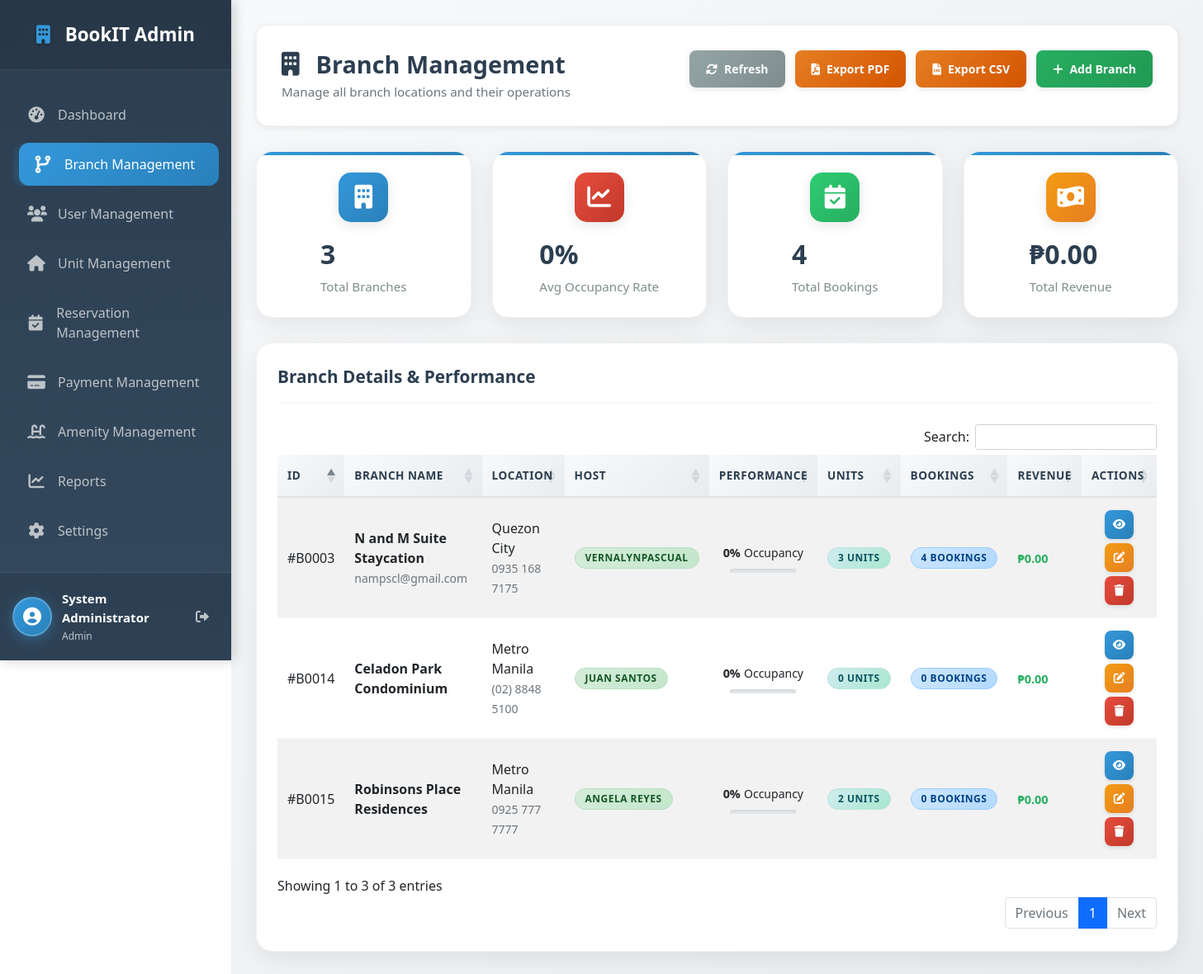
/admin/manage_branch.php (signed in), run on the app's committed database.
### tables this page shows
CREATE TABLE IF NOT EXISTS `users` (
  `user_id` int NOT NULL AUTO_INCREMENT,
  `full_name` varchar(100) NOT NULL,
  `email` varchar(100) NOT NULL,
  `password` varchar(255) NOT NULL,
  `phone` varchar(20) DEFAULT NULL,
  `role` enum('admin','host','renter') NOT NULL,
  `branch_id` int DEFAULT NULL,
  `is_active` tinyint(1) DEFAULT '1',
  `created_at` timestamp NULL DEFAULT CURRENT_TIMESTAMP,
  `last_login` datetime DEFAULT NULL,
  `updated_at` timestamp NULL DEFAULT CURRENT_TIMESTAMP ON UPDATE CURRENT_TIMESTAMP,
  `address` text,
  `profile_picture` varchar(255) DEFAULT NULL,
  `login_method` varchar(20) DEFAULT 'email',
  `condo_name` varchar(255) DEFAULT NULL,
  `branch_name` varchar(255) DEFAULT NULL,
  `condo_address` text,
  `social_media` varchar(500) DEFAULT NULL,
  `valid_id1` varchar(500) DEFAULT NULL,
  `valid_id2` varchar(500) DEFAULT NULL,
  `status` enum('pending','approved','rejected') DEFAULT 'pending',
  `reset_token` varchar(255) DEFAULT NULL,
  `token_expiry` datetime DEFAULT NULL,
  PRIMARY KEY (`user_id`),
  UNIQUE KEY `email` (`email`),
  UNIQUE KEY `email_2` (`email`)
);

CREATE TABLE IF NOT EXISTS `branches` (
  `branch_id` int NOT NULL AUTO_INCREMENT,
  `branch_name` varchar(100) NOT NULL,
  `address` text NOT NULL,
  `city` varchar(50) NOT NULL,
  `contact_number` varchar(20) DEFAULT NULL,
  `email` varchar(100) DEFAULT NULL,
  `host_id` int DEFAULT NULL,
  `is_active` tinyint(1) DEFAULT '1',
  `created_at` timestamp NULL DEFAULT CURRENT_TIMESTAMP,
  `status` enum('active','inactive') DEFAULT 'active',
  PRIMARY KEY (`branch_id`),
  KEY `manager_id` (`host_id`)
);

### admin/manage_branch.php (the view, shortened to what this page needs)
<?php
    include_once '../config/db.php';
    $branches = [];
    try {
        $sql = "SELECT b.*,
                    u.full_name as host_name,
                    (SELECT COUNT(*) FROM units WHERE branch_id = b.branch_id) as unit_count,
                    (SELECT COUNT(*) FROM users WHERE branch_id = b.branch_id AND role = 'host') as staff_count,
                    (SELECT COUNT(*) FROM reservations WHERE branch_id = b.branch_id) as total_bookings,
                    (SELECT COUNT(DISTINCT unit_id) FROM reservations WHERE branch_id = b.branch_id AND status IN ('confirmed', 'checked_in')) as booked_units,
                    (SELECT SUM(total_amount) FROM reservations WHERE branch_id = b.branch_id AND status IN ('confirmed', 'checked_in', 'completed')) as total_revenue,
                    b.created_at as last_activity
                FROM branches b
                LEFT JOIN users u ON b.host_id = u.user_id
                WHERE b.is_active = 1
                ORDER BY b.created_at DESC";
        $result = $conn->query($sql);
        if ($result) {
            while ($row = $result->fetch_assoc()) {
                $row['occupancy_rate'] = $row['unit_count'] > 0 ?
                    min(round(($row['booked_units'] / $row['unit_count']) * 100, 1), 100) : 0;
                $row['avg_booking_value'] = $row['total_bookings'] > 0 ?
                    round($row['total_revenue'] / $row['total_bookings'], 2) : 0;
                $branches[] = $row;
            }
        }
    } catch (Exception $e) {
        $error = $e->getMessage();
    }
    $total_revenue = array_sum(array_column($branches, 'total_revenue'));
    $total_bookings = array_sum(array_column($branches, 'total_bookings'));
    $avg_occupancy = count($branches) > 0 ? round(array_sum(array_column($branches, 'occupancy_rate')) / count($branches), 1) : 0;
    ?>
    <!DOCTYPE html>
    <html lang="en">
    <head>
        <link href="https://cdn.jsdelivr.net/npm/bootstrap@5.1.3/dist/css/bootstrap.min.css" rel="stylesheet">
        <link href="https://cdnjs.cloudflare.com/ajax/libs/font-awesome/6.0.0/css/all.min.css" rel="stylesheet">
        <link href="../assets/css/sidebar-common.css" rel="stylesheet">
        <link href="../assets/css/admin/manage_branch.css" rel="stylesheet">
        <link href="../assets/css/modals.css" rel="stylesheet">
        <link rel="stylesheet" href="https://cdn.datatables.net/1.13.6/css/dataTables.bootstrap5.min.css">
        <link rel="stylesheet" href="https://cdn.datatables.net/buttons/2.4.1/css/buttons.bootstrap5.min.css">
    </head>
    <body>
    <div class="d-flex">
        <?php include '../includes/sidebar.php'; ?>
        <main class="main-content flex-grow-1">
        <div class="page-header">
            <div>
                <h1 class="page-title mb-1">
                    <i class="fas fa-building me-2"></i>Branch Management
                </h1>
                <p class="text-muted">Manage all branch locations and their operations</p>
            </div>
            <div class="page-actions">
                <button type="button" class="btn-refresh" onclick="location.reload()">
                    <i class="fas fa-sync-alt"></i> Refresh
                </button>
                <button type="button" class="btn-export" onclick="exportBranches('pdf')">
                    <i class="fas fa-file-pdf"></i> Export PDF
                </button>
                <button type="button" class="btn-export" onclick="exportBranches('csv')">
                    <i class="fas fa-file-csv"></i> Export CSV
                </button>
                <button type="button" class="btn-add" data-bs-toggle="modal" data-bs-target="#addBranchModal">
                    <i class="fas fa-plus"></i> Add Branch
                </button>
            </div>
        </div>
        <div class="summary-cards">
            <div class="card">
                <div class="card-icon"><i class="fas fa-building"></i></div>
                <div class="card-info">
                    <h3><?= count($branches) ?></h3>
                    <p>Total Branches</p>
                </div>
            </div>
            <div class="card">
                <div class="card-icon"><i class="fas fa-chart-line"></i></div>
                <div class="card-info">
                    <h3><?= $avg_occupancy ?>%</h3>
                    <p>Avg Occupancy Rate</p>
                </div>
            </div>
            <div class="card">
                <div class="card-icon"><i class="fas fa-calendar-check"></i></div>
                <div class="card-info">
                    <h3><?= $total_bookings ?></h3>
                    <p>Total Bookings</p>
                </div>
            </div>
            <div class="card">
                <div class="card-icon"><i class="fas fa-money-bill-wave"></i></div>
                <div class="card-info">
                    <h3>₱<?= number_format($total_revenue, 2) ?></h3>
                    <p>Total Revenue</p>
                </div>
            </div>
        </div>
        <div class="table-card">
            <div class="table-header">
                <div class="table-title">Branch Details & Performance</div>
            </div>
            <table id="branchesTable" class="display table table-striped">
                <thead>
                    <tr>
                        <th>ID</th>
                        <th>Branch Name</th>
                        <th>Location</th>
                        <th>Host</th>
                        <th>Performance</th>
                        <th>Units</th>
                        <th>Bookings</th>
                        <th>Revenue</th>
                        <th>Actions</th>
                    </tr>
                </thead>
                <tbody>
                    <?php foreach ($branches as $branch): ?>
    <tr>
        <td>#B<?= str_pad($branch['branch_id'], 4, '0', STR_PAD_LEFT) ?></td>
        <td>
            <strong><?= htmlspecialchars($branch['branch_name']) ?></strong><br>
            <small class="text-muted"><?= htmlspecialchars($branch['email']) ?></small>
        </td>
        <td>
            <?= htmlspecialchars($branch['city']) ?><br>
            <small class="text-muted"><?= htmlspecialchars($branch['contact_number']) ?></small>
        </td>
        <td>
            <?php if ($branch['host_name']): ?>
                <span class="badge badge-success"><?= htmlspecialchars($branch['host_name']) ?></span>
            <?php else: ?>
                <span class="badge badge-secondary">Not Assigned</span>
            <?php endif; ?>
        </td>
        <td>
            <div class="performance-metrics">
                <div class="occupancy-rate">
                    <span class="rate-value"><?= $branch['occupancy_rate'] ?>%</span>
                    <small>Occupancy</small>
                </div>
                <div class="progress" style="height: 5px; width: 80px;">
                </div>
            </div>
        </td>
        <td>
            <span class="badge badge-info">
                <?= $branch['unit_count'] ?> Units
        </span>
        </td>
        <td>
            <span class="badge badge-primary">
                <?= $branch['total_bookings'] ?> Bookings
            </span>
        </td>
        <td>
            <span class="revenue-amount">
                ₱<?= number_format($branch['total_revenue'] ?? 0, 2) ?>
            </span>
        </td>
        <td>
            <div class="action-buttons">
                <button type="button" class="btn-view"
                        data-bs-toggle="modal"
                        data-bs-target="#viewBranchModal"
                        onclick="viewBranch(<?php echo htmlspecialchars(json_encode($branch)); ?>)"
                        title="View Details">
                    <i class="fas fa-eye"></i>
                </button>
                <button type="button" class="btn-edit"
                        data-bs-toggle="modal"
                        data-bs-target="#editBranchModal"
                        onclick="editBranch(<?php echo htmlspecialchars(json_encode($branch)); ?>)"
                        title="Edit Branch">
                    <i class="fas fa-edit"></i>
                </button>
                <button type="button" class="btn-delete"
                        onclick="confirmDelete(<?= $branch['branch_id'] ?>, '<?= $branch['branch_name'] ?>')"
                        title="Delete Branch">
                    <i class="fas fa-trash"></i>
                </button>
            </div>
        </td>
    </tr>
    <?php endforeach; ?>
                </tbody>
            </table>
        </div>
    </main>
    </div>    <?php foreach ($branches as $branch): ?>
        <tr>
        </tr>
    <?php endforeach; ?>
    </body>
    </html>

### data on the page
users: branches.branch_id "0015", branches.branch_name "Robinsons Place Residences", branches.city "Metro Manila", branches.contact_number "0925 777 7777", full_name "ANGELA REYES", occupancy_rate "0", unit_count "2", total_bookings "0", total_revenue "0.00"
users: branches.branch_id "0014", branches.branch_name "Celadon Park Condominium", branches.city "Metro Manila", branches.contact_number "(02) 8848 5100", full_name "JUAN SANTOS", occupancy_rate "0", unit_count "0", total_bookings "0", total_revenue "0.00"
users: branch.branch_id "0003", branch.branch_name "N and M Suite Staycation", branch.email "nampscl@gmail.com", branch.city "Quezon City", branch.contact_number "0935 168 7175", full_name "VERNALYNPASCUAL", occupancy_rate "0", unit_count "3", total_bookings "4", total_revenue "0.00"

### other printed values
$_SESSION['fullname'] "System Administrator"
$_SESSION['role'] "Admin"
count($branches) "3"
$avg_occupancy "0"
$total_bookings "4"
$total_revenue "0.00"
